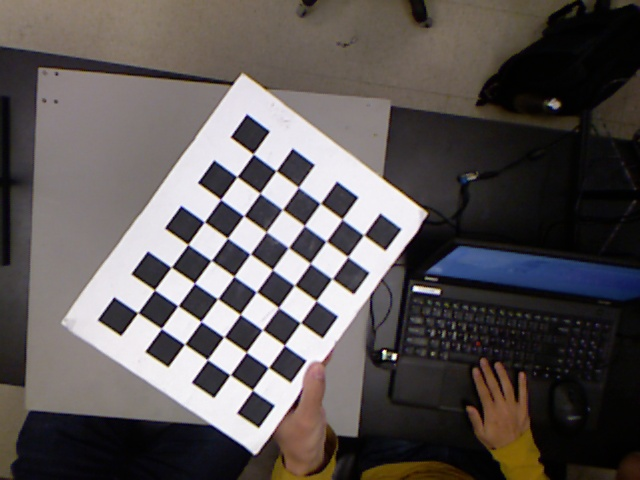
#> input picture imgs/img_0.jpg, 640 x 480 px; its folder holds only this picture in this run
$ python calib.py
#> lines starting #> are read from the running program, lines starting #| are printed output that depends on the picture; long printed decimals are rounded
import numpy as np
import cv2
import glob
import json

# termination criteria
criteria = (cv2.TERM_CRITERIA_EPS + cv2.TERM_CRITERIA_MAX_ITER, 30, 0.001)

# prepare object points, like (0,0,0), (1,0,0), (2,0,0) ....,(6,5,0)
objp = np.zeros((8*6,3), np.float32)
objp[:,:2] = np.mgrid[0:8,0:6].T.reshape(-1,2)

# Arrays to store object points and image points from all the images.
objpoints = {} # 3d point in real world space
imgpoints = {} # 2d points in image plane.

# calibrate stereo

counter = 0
images = glob.glob('imgs/*.jpg')
images.sort()
objpoints = []
imgpoints = []
for fname in images:
    img = cv2.imread(fname)
#> img is the input picture: shape (480, 640, 3); mean B, G, R 85.4, 86.1, 91.7
    img=cv2.rotate(img, cv2.ROTATE_90_CLOCKWISE)
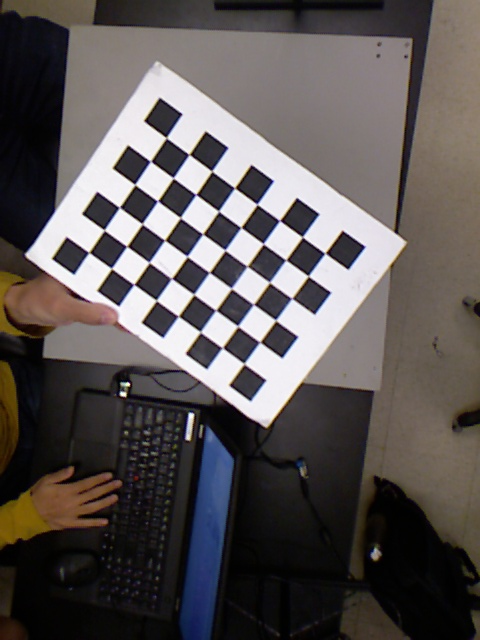
#> img: shape (640, 480, 3); mean B, G, R 85.4, 86.1, 91.7
    gray = cv2.cvtColor(img,cv2.COLOR_BGR2GRAY)
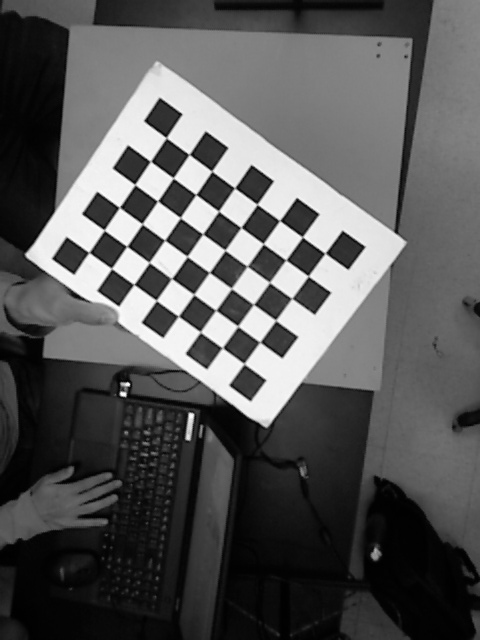
#> gray: shape (640, 480); min 0, max 255, mean 87.7
    # cv2.imshow('winname', gray)
    # cv2.waitKey(0)

    # Find the chess board corners
    ret, corners = cv2.findChessboardCorners(gray, (8,6),None)
#> ret = True; corners = 48 rows, first 8: [166.3, 137.5], [189, 154.5], [211.9, 171.2], [234.7, 187.9], [257, 204.4], [279.5, 220.5], [302.4, 236.7], [324.9, 253.1]
    # If found, add object points, image points (after refining them)
    if ret == True:
        objpoints.append(objp)
        cv2.cornerSubPix(gray,corners,(11,11),(-1,-1),criteria)
        imgpoints.append(corners)
        counter += 1
        chess = cv2.drawChessboardCorners(img, (8,6), corners,ret)
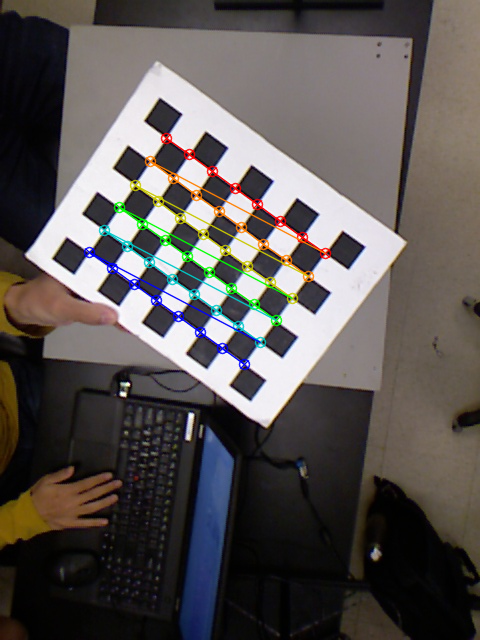
#> chess: shape (640, 480, 3); mean B, G, R 84.2, 86, 91.1
        # cv2.imshow('winname', chess)
        # # cv2.imwrite('chess3/chess'+str(counter)+side+fname.split('/')[1],chess)
        # cv2.waitKey(0)
    else:
        print(fname)

assert counter == len(images), "missed chessboard!!"
#exit(0)

ret, mtx, dist, rvecs, tvecs = cv2.calibrateCamera(objpoints, imgpoints, gray.shape[::-1],None,None)
#> ret = 0.0714; mtx = [[877.4, 0, 262.2], [0, 871.8, 341.9], [0, 0, 1]]; dist = [[0.888, -5.47, 0.0278, 0.0225, 12.93]]; rvecs = ([0.157, 0.0589, 0.627],); tvecs = ([-3.43, -7.3, 31.59],)

print(ret,mtx,dist,rvecs,tvecs)
#| 0.07142 [[877.372   0.         262.178]
#|  [  0.         871.833 341.856]
#|  [  0.           0.           1.        ]] [[ 0.8877 -5.472  0.02778   0.02249 12.926]] (array([[0.1567],
#|        [0.05894],
#|        [0.6269]]),) (array([[-3.431],
#|        [-7.304],
#|        [31.593]]),)

np.savez('calib_map',ret=ret,mtx=mtx,dist=dist,rvecs=rvecs,tvecs=tvecs)

$ run again, on imgs/img_12.jpg
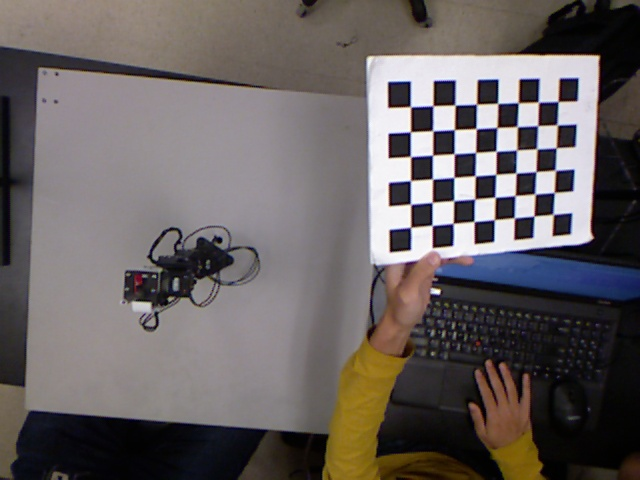
#> input picture imgs/img_12.jpg, 640 x 480 px
#> img is the input picture: shape (480, 640, 3); mean B, G, R 97.4, 97.9, 104.3
#> img: shape (640, 480, 3)
#> `gray = cv2.cvtColor(img,cv2.COLOR_BGR2GRAY)`:
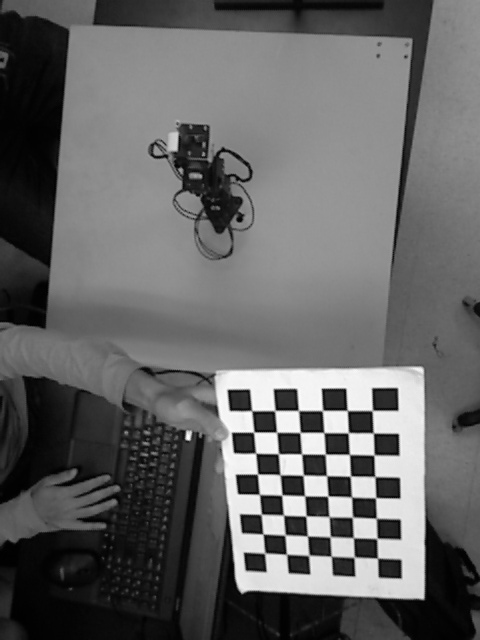
#> gray: shape (640, 480); min 0, max 254, mean 99.7
#> `ret, corners = cv2.findChessboardCorners(gray, (8,6),None)`: ret = True; corners = 48 rows, first 8: [372.1, 410.6], [373.4, 433], [374, 455], [375, 476.5], [375.6, 497.7], [376.1, 518], [377, 538.4], [377.4, 558.1]
#> `chess = cv2.drawChessboardCorners(img, (8,6), corners,ret)`:
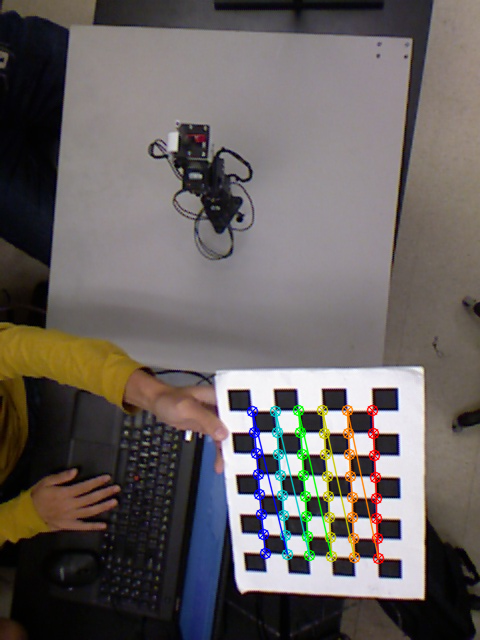
#> chess: shape (640, 480, 3); mean B, G, R 96.3, 97.9, 103.8
#> `ret, mtx, dist, rvecs, tvecs = cv2.calibrateCamera(objpoints, imgpoint..`: ret = 0.11; mtx = [[631.3, 0, 191.7], [0, 662.4, 271], [0, 0, 1]]; dist = [[0.214, -0.409, -0.0246, -0.00992, 0.216]]; rvecs = ([0.396, -0.04, 1.47],); tvecs = ([7.46, 5.55, 26.1],)
#| 0.1104 [[631.344   0.         191.739]
#|  [  0.         662.398 270.952]
#|  [  0.           0.           1.        ]] [[ 0.2143 -0.4094 -0.02463 -0.009918  0.2156]] (array([[ 0.3962],
#|        [-0.03998],
#|        [ 1.468]]),) (array([[ 7.463],
#|        [ 5.548],
#> (further printed lines are left out)

$ run again, on imgs/img_13.jpg
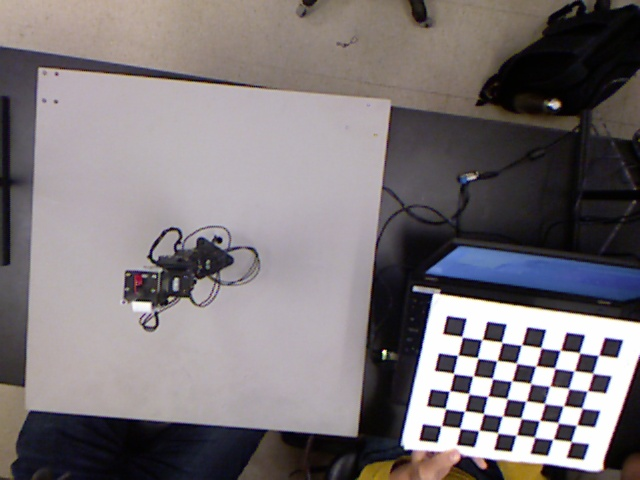
#> input picture imgs/img_13.jpg, 640 x 480 px
#> img is the input picture: shape (480, 640, 3); mean B, G, R 119.6, 116.6, 123
#> img: shape (640, 480, 3)
#> `gray = cv2.cvtColor(img,cv2.COLOR_BGR2GRAY)`:
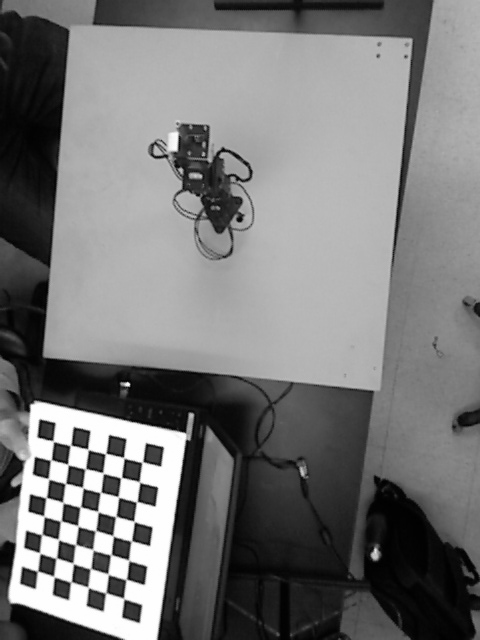
#> gray: shape (640, 480); min 0, max 255, mean 118.8
#> `ret, corners = cv2.findChessboardCorners(gray, (8,6),None)`: ret = True; corners = 48 rows, first 8: [37.51, 571.1], [39.77, 552.9], [42.04, 534.3], [43.77, 516], [46.06, 497.7], [48.06, 478.4], [51.02, 459.9], [53.09, 441]
#> `chess = cv2.drawChessboardCorners(img, (8,6), corners,ret)`:
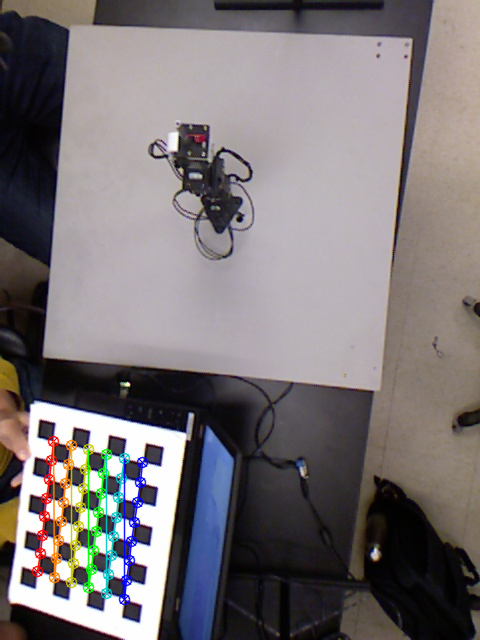
#> chess: shape (640, 480, 3); mean B, G, R 118.2, 116.2, 122.3
#> `ret, mtx, dist, rvecs, tvecs = cv2.calibrateCamera(objpoints, imgpoint..`: ret = 0.124; mtx = [[535.6, 0, 279.1], [0, 522.4, 330], [0, 0, 1]]; dist = [[0.116, -0.355, -0.00499, 0.00244, 0.314]]; rvecs = ([-0.177, 0.218, -1.41],); tvecs = ([-12.35, 12.67, 27.4],)
#| 0.1238 [[535.589   0.         279.119]
#|  [  0.         522.403 329.972 ]
#|  [  0.           0.           1.        ]] [[ 0.1165 -0.355 -0.004986  0.002435  0.3136]] (array([[-0.1767],
#|        [ 0.2184],
#|        [-1.412]]),) (array([[-12.354],
#|        [ 12.674],
#> (further printed lines are left out)

$ run again, on imgs/img_14.jpg
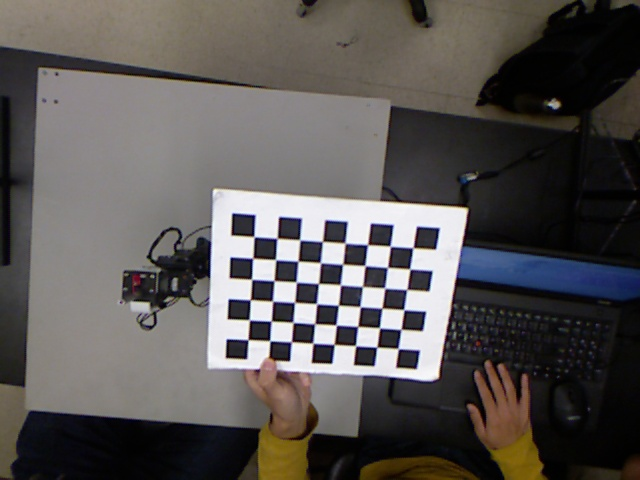
#> input picture imgs/img_14.jpg, 640 x 480 px
#> img is the input picture: shape (480, 640, 3); mean B, G, R 84.7, 86.3, 89.9
#> img: shape (640, 480, 3)
#> `gray = cv2.cvtColor(img,cv2.COLOR_BGR2GRAY)`:
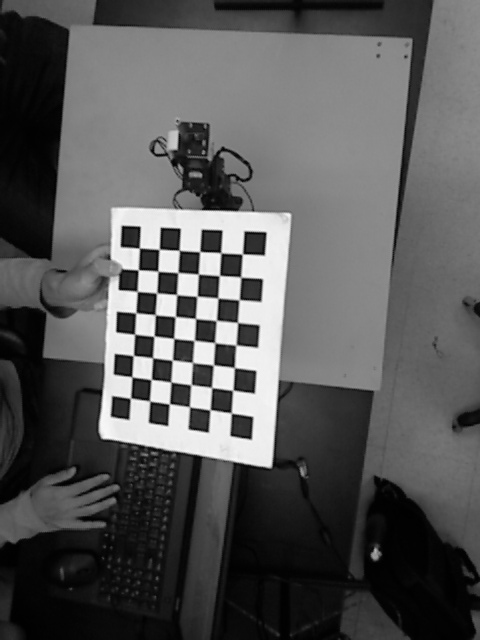
#> gray: shape (640, 480); min 0, max 254, mean 87.2
#> `ret, corners = cv2.findChessboardCorners(gray, (8,6),None)`: ret = True; corners = 48 rows, first 8: [130.5, 398.1], [131.9, 376.8], [133.4, 355.5], [134.5, 334], [135.9, 312.8], [137.3, 291.4], [138.2, 269.9], [139.3, 248]
#> `chess = cv2.drawChessboardCorners(img, (8,6), corners,ret)`:
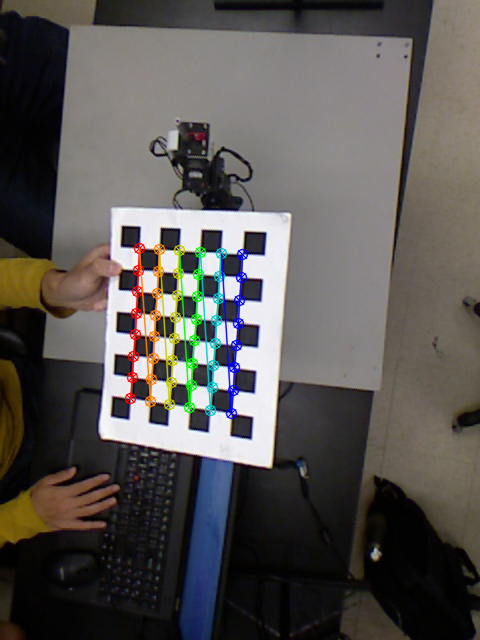
#> chess: shape (640, 480, 3); mean B, G, R 83.5, 86.2, 89.4
#> `ret, mtx, dist, rvecs, tvecs = cv2.calibrateCamera(objpoints, imgpoint..`: ret = 0.0966; mtx = [[951.8, 0, 264], [0, 859.3, 315.5], [0, 0, 1]]; dist = [[1.45, -40.57, -0.00859, 0.0243, 536.1]]; rvecs = ([-0.365, 0.429, -1.46],); tvecs = ([-5.65, 3.87, 40.59],)
#| 0.0966 [[951.829   0.         263.950 ]
#|  [  0.         859.267 315.455]
#|  [  0.           0.           1.        ]] [[ 1.44559379e+00 -4.05710928e+01 -8.59485356e-03  2.42693359e-02
#|    5.36108659e+02]] (array([[-0.3654],
#|        [ 0.4287],
#|        [-1.456]]),) (array([[-5.653],
#> (further printed lines are left out)

$ run again, on imgs/img_1.jpg
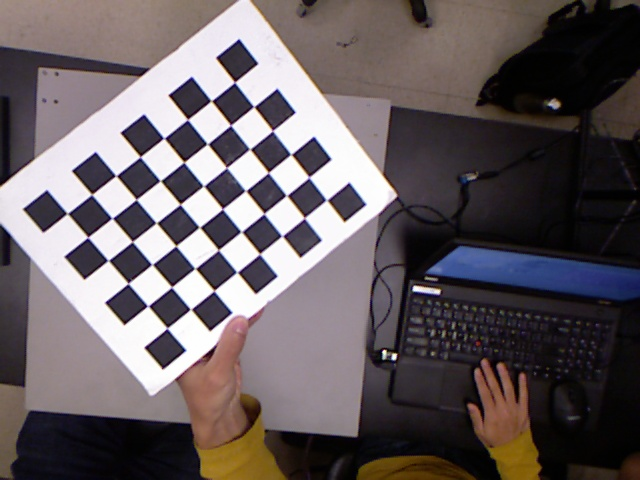
#> input picture imgs/img_1.jpg, 640 x 480 px
#> img is the input picture: shape (480, 640, 3); mean B, G, R 96.5, 93.7, 102.3
#> img: shape (640, 480, 3)
#> `gray = cv2.cvtColor(img,cv2.COLOR_BGR2GRAY)`:
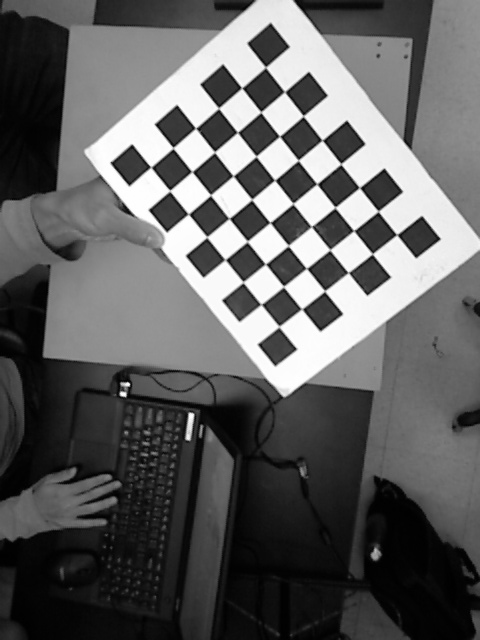
#> gray: shape (640, 480); min 0, max 255, mean 96.6
#> `ret, corners = cv2.findChessboardCorners(gray, (8,6),None)`: ret = True; corners = 48 rows, first 8: [265.5, 66.97], [284.7, 91.67], [303.3, 115.9], [322, 140.1], [340.8, 164], [359.5, 187.6], [378.3, 211.4], [396.7, 234.5]
#> `chess = cv2.drawChessboardCorners(img, (8,6), corners,ret)`:
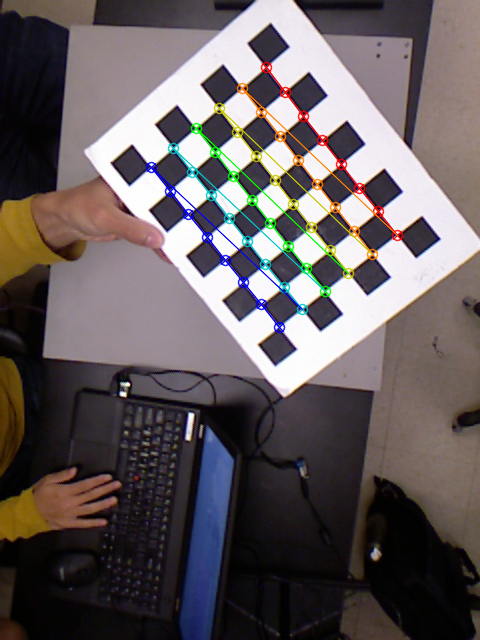
#> chess: shape (640, 480, 3); mean B, G, R 95.1, 93.5, 101.6
#> `ret, mtx, dist, rvecs, tvecs = cv2.calibrateCamera(objpoints, imgpoint..`: ret = 0.0716; mtx = [[616.8, 0, 246.1], [0, 616.7, 303.3], [0, 0, 1]]; dist = [[0.389, -2.3, -0.00363, 0.00172, 5.15]]; rvecs = ([0.131, 0.0269, 0.892],); tvecs = ([0.631, -7.73, 20.75],)
#| 0.07165 [[616.801    0.         246.061 ]
#|  [  0.         616.661 303.265 ]
#|  [  0.           0.           1.        ]] [[ 3.88786842e-01 -2.29995712e+00 -3.62940135e-03  1.71638253e-03
#|    5.15401376e+00]] (array([[0.1305],
#|        [0.02685],
#|        [0.8923]]),) (array([[ 0.6312],
#> (further printed lines are left out)
